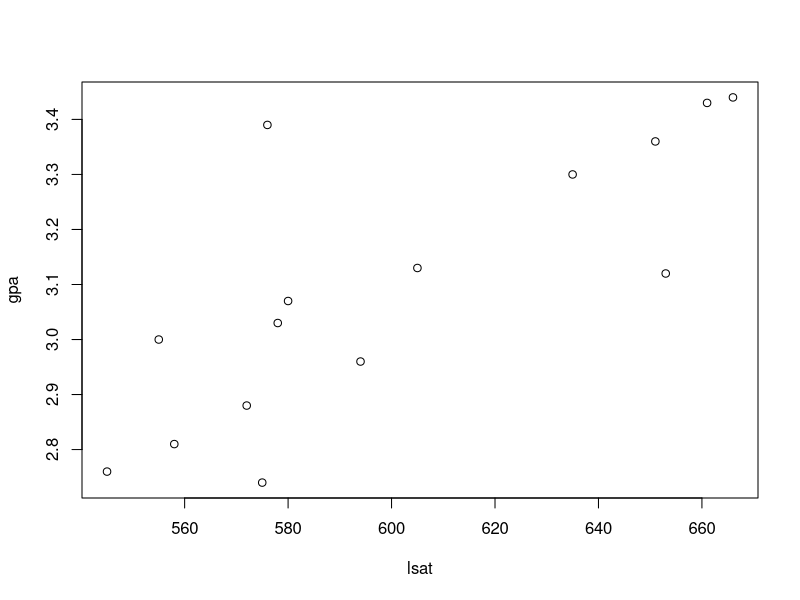
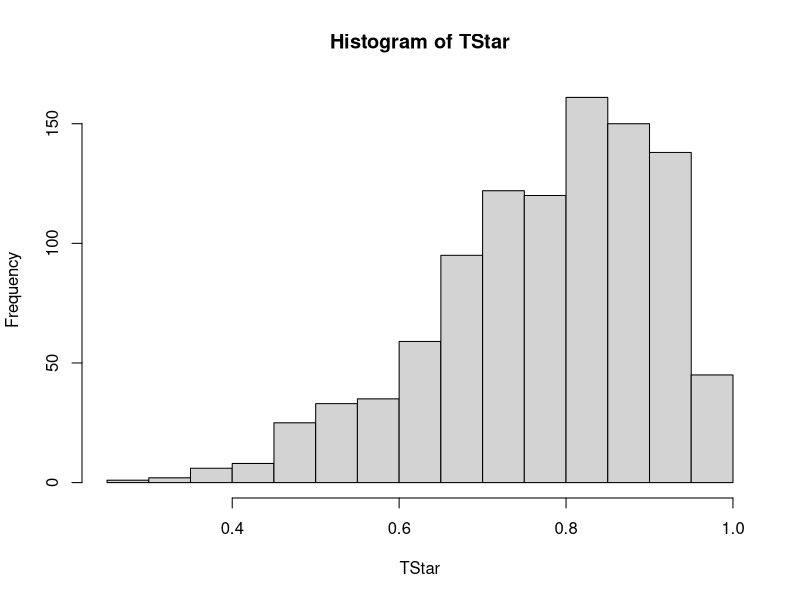
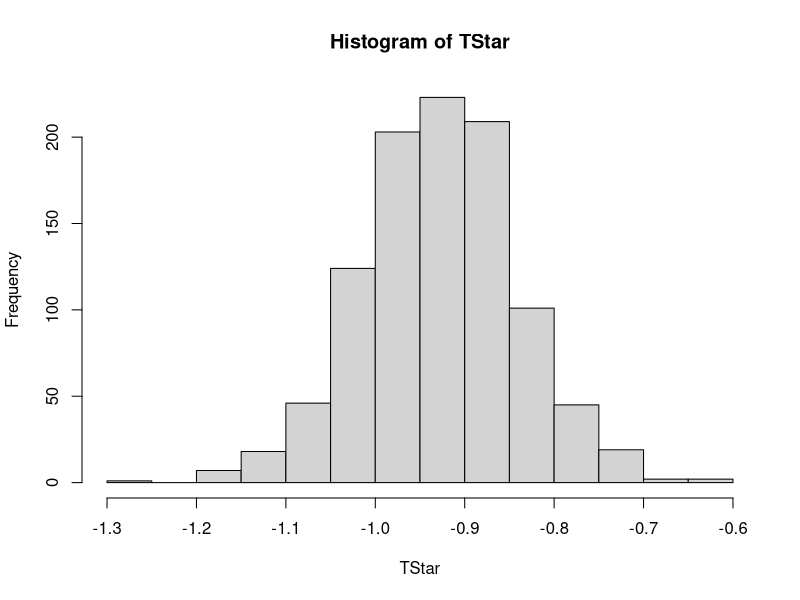

These figures' R source, in order:
library(purrr)
lsat <- c(576,  635,  558,  578,  666,  580,  555,  661,  651,  605,  653,  575,  545,  572,  594)
gpa  <- c(3.39, 3.30, 2.81, 3.03, 3.44, 3.07, 3.00, 3.43, 3.36, 3.13, 3.12, 2.74, 2.76, 2.88, 2.96)

plot(lsat, gpa)

B <- 1000
n <- length(lsat)
t0 <- cor(lsat, gpa)

set.seed(1)
TStar <- map_dbl(seq_len(B), function(b) {
  ind <- sample(seq_len(n), n, replace=TRUE)
  XStar <- lsat[ind]
  YStar <- gpa[ind]
  cor(XStar, YStar)
})
hist(TStar)

# normal method
alpha <- 0.05
t0 - qnorm(alpha / 2, lower.tail = FALSE) * sd(TStar)
t0 + qnorm(alpha / 2, lower.tail = FALSE) * sd(TStar)

# pivotal method
2 * t0 - quantile(TStar, c(1 - alpha / 2, alpha / 2))

# percentile method
quantile(TStar, c(alpha / 2, 1 - alpha / 2))


X <- iris$Sepal.Length[iris$Species == "setosa"]
Y <- iris$Sepal.Length[iris$Species == "versicolor"]

n <- length(X)
m <- length(Y)
B <- 1000

TFunc <- function(X, Y) {
  mean(X) - mean(Y)
}
t0 <- TFunc(X, Y)

TStar <- map_dbl(seq_len(B), function(b) {
  # form bootstrap 2-sample
  XStar <- sample(X, n, replace=TRUE)
  YStar <- sample(Y, m, replace=TRUE)
  # calculate bootstrap stat
  TFunc(XStar, YStar)
})
hist(TStar)
sd(TStar) * sqrt((n -1) / n)
